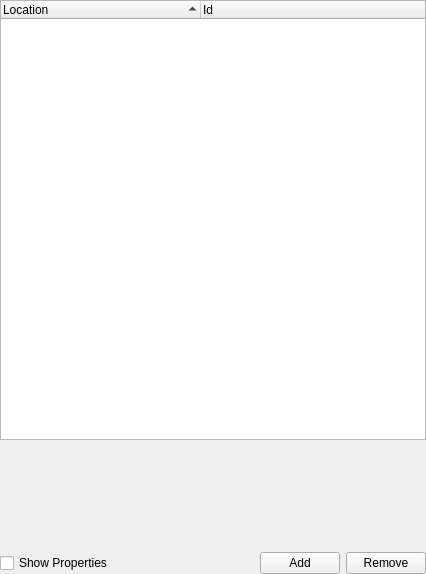
<?xml version="1.0" encoding="UTF-8"?>
<ui version="4.0">
 <class>LocationPaneClass</class>
 <widget class="QWidget" name="LocationPaneClass">
  <property name="geometry">
   <rect>
    <x>0</x>
    <y>0</y>
    <width>426</width>
    <height>574</height>
   </rect>
  </property>
  <property name="windowTitle">
   <string>LocationPane</string>
  </property>
  <layout class="QVBoxLayout" name="verticalLayout">
   <property name="margin">
    <number>0</number>
   </property>
   <item>
    <widget class="QTreeWidget" name="locationTree">
     <property name="sizePolicy">
      <sizepolicy hsizetype="Minimum" vsizetype="Expanding">
       <horstretch>0</horstretch>
       <verstretch>0</verstretch>
      </sizepolicy>
     </property>
     <property name="minimumSize">
      <size>
       <width>150</width>
       <height>0</height>
      </size>
     </property>
     <property name="contextMenuPolicy">
      <enum>Qt::CustomContextMenu</enum>
     </property>
     <property name="selectionMode">
      <enum>QAbstractItemView::ContiguousSelection</enum>
     </property>
     <property name="sortingEnabled">
      <bool>false</bool>
     </property>
     <attribute name="headerDefaultSectionSize">
      <number>200</number>
     </attribute>
     <attribute name="headerShowSortIndicator" stdset="0">
      <bool>true</bool>
     </attribute>
     <column>
      <property name="text">
       <string>Location</string>
      </property>
     </column>
     <column>
      <property name="text">
       <string>Id</string>
      </property>
     </column>
    </widget>
   </item>
   <item>
    <widget class="LocationProperties" name="propertiesWidget" native="true">
     <property name="minimumSize">
      <size>
       <width>0</width>
       <height>100</height>
      </size>
     </property>
    </widget>
   </item>
   <item>
    <layout class="QHBoxLayout" name="horizontalLayout">
     <item>
      <widget class="QCheckBox" name="propertiesVisible">
       <property name="enabled">
        <bool>true</bool>
       </property>
       <property name="sizePolicy">
        <sizepolicy hsizetype="MinimumExpanding" vsizetype="Fixed">
         <horstretch>0</horstretch>
         <verstretch>0</verstretch>
        </sizepolicy>
       </property>
       <property name="text">
        <string>Show Properties</string>
       </property>
       <property name="checked">
        <bool>false</bool>
       </property>
       <property name="tristate">
        <bool>false</bool>
       </property>
      </widget>
     </item>
     <item>
      <widget class="QPushButton" name="addItem">
       <property name="text">
        <string>Add</string>
       </property>
      </widget>
     </item>
     <item>
      <widget class="QPushButton" name="removeItem">
       <property name="text">
        <string>Remove</string>
       </property>
      </widget>
     </item>
    </layout>
   </item>
  </layout>
  <action name="actionCreateLocation">
   <property name="text">
    <string>Create Location...</string>
   </property>
  </action>
  <action name="actionCreateChannel">
   <property name="text">
    <string>Create Channel...</string>
   </property>
  </action>
  <action name="actionDelete">
   <property name="text">
    <string>Delete</string>
   </property>
  </action>
  <action name="actionChannelAuto">
   <property name="checkable">
    <bool>true</bool>
   </property>
   <property name="text">
    <string>Subscribe Automatically</string>
   </property>
  </action>
  <action name="actionHostnameAuto">
   <property name="checkable">
    <bool>true</bool>
   </property>
   <property name="text">
    <string>Connect Automatically</string>
   </property>
  </action>
  <action name="actionConnect">
   <property name="text">
    <string>Connect</string>
   </property>
  </action>
  <action name="actionDisconnect">
   <property name="text">
    <string>Disconnect</string>
   </property>
  </action>
  <action name="actionSubscribe">
   <property name="text">
    <string>Subscribe</string>
   </property>
  </action>
  <action name="actionUnsubscribe">
   <property name="text">
    <string>Unsubscribe</string>
   </property>
  </action>
  <action name="actionEdit">
   <property name="text">
    <string>Edit...</string>
   </property>
  </action>
 </widget>
 <layoutdefault spacing="6" margin="11"/>
 <customwidgets>
  <customwidget>
   <class>LocationProperties</class>
   <extends>QWidget</extends>
   <header>LocationProperties.h</header>
   <container>1</container>
  </customwidget>
 </customwidgets>
 <resources/>
 <connections>
  <connection>
   <sender>propertiesVisible</sender>
   <signal>toggled(bool)</signal>
   <receiver>propertiesWidget</receiver>
   <slot>setVisible(bool)</slot>
   <hints>
    <hint type="sourcelabel">
     <x>53</x>
     <y>569</y>
    </hint>
    <hint type="destinationlabel">
     <x>83</x>
     <y>517</y>
    </hint>
   </hints>
  </connection>
  <connection>
   <sender>locationTree</sender>
   <signal>customContextMenuRequested(QPoint)</signal>
   <receiver>LocationPaneClass</receiver>
   <slot>contextMenuRequested(QPoint)</slot>
   <hints>
    <hint type="sourcelabel">
     <x>371</x>
     <y>324</y>
    </hint>
    <hint type="destinationlabel">
     <x>503</x>
     <y>323</y>
    </hint>
   </hints>
  </connection>
  <connection>
   <sender>locationTree</sender>
   <signal>itemClicked(QTreeWidgetItem*,int)</signal>
   <receiver>LocationPaneClass</receiver>
   <slot>updateProperties(QTreeWidgetItem*)</slot>
   <hints>
    <hint type="sourcelabel">
     <x>363</x>
     <y>345</y>
    </hint>
    <hint type="destinationlabel">
     <x>498</x>
     <y>348</y>
    </hint>
   </hints>
  </connection>
 </connections>
 <slots>
  <slot>insertItemClicked()</slot>
  <slot>removeItemClicked()</slot>
  <slot>contextMenuRequested(QPoint)</slot>
  <slot>updateProperties(QTreeWidgetItem*)</slot>
 </slots>
</ui>
